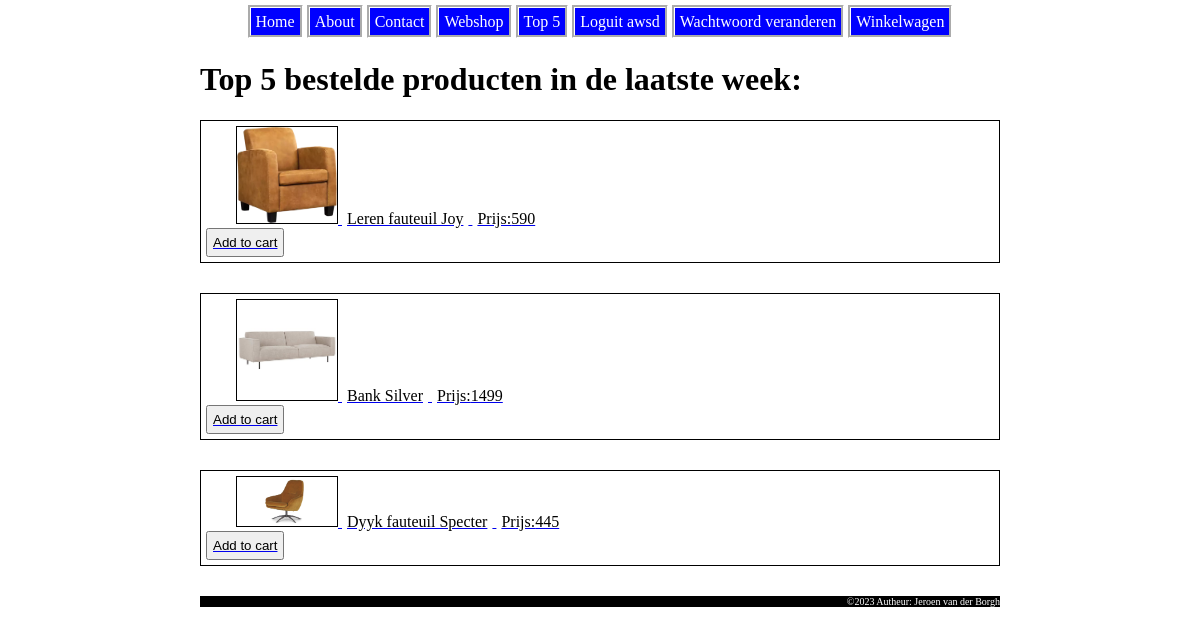
Page /index.php?page=top5 (signed in) on the committed database.
### tables this page shows
CREATE TABLE `products` (
  `id` int(11) NOT NULL,
  `name` varchar(200) NOT NULL,
  `discription` mediumtext NOT NULL,
  `price` int(11) NOT NULL,
  `image_location` varchar(50) NOT NULL
);

### index.php (called while the page is built, shortened)
<?php
include "html_build_functions.php";
include "file_repository.php";
include "session_functions.php";
include "classes.php";
$page = getRequestedPage();
$data = process_Request($page);
showResponsePage($data);
function getRequestedPage(){
    return $_GET["page"];
}
function make_menu($data) {
    $menu = array("home" => "Home", "about" => "About", "contact" => "Contact", "webshop" => "Webshop", "top5" => "Top 5");
    if (isUserLoggedIn()){
        $menu["logout"] = "Loguit " . get_current_user_name();
        $menu["change_password"] = "Wachtwoord veranderen";
        $menu["shoppingcart"] = "Winkelwagen";
    } else {
        $menu["register"] =  "Registeer";
        $menu["login"] = "Login";
    }
    $data["menu"] = $menu;
    return $data;
}
function process_Request($page){
    $page = htmlspecialchars($page);
    $data = array("page"=>$page,"errors"=>array());
    switch ($page){
        case "top5":
            $data['products'] = get_products_top5();
            break;
    }
    $data = make_menu($data);
    return $data;
}
?>

### classes.php (called while the page is built, shortened)
<?php
class Product {
    public $id;
    public $name;
    public $price;
    public $img_location;
    function __construct($id, $name, $discription,  $img_location, $price){
        $this->id = $id;
        $this->img_location = $img_location;
        $this->name = $name;
        $this->price = $price;
    }
    function get_id(){
        return $this->id;
    }
    function get_name(){
        return $this->name;
    }
    function get_price(){
        return $this->price;
    }
    function get_image_location(){
        return $this->img_location;
    }
}
?>

### file_repository.php (called while the page is built, shortened)
<?php
function connect_database(){
    $servername = "localhost";
    $username = "jeroens_webshop_user";
    $password = "p@TL!Cz7m2qes7V!";
    $database = "jeroens_webshop";
    $conn = mysqli_connect($servername, $username, $password, $database);
    return $conn;
}
function get_products($sql){
    $conn = connect_database();
    try {
        $result= mysqli_query($conn, $sql);
        $products = array();
        while ($row = mysqli_fetch_assoc($result)){
            $product = new Product($row["id"], $row["name"], $row["discription"], $row ["image_location"], $row["price"]);
            array_push($products, $product);
        }
        return  $products;
    } finally {
        disconnect_database($conn);
    }
}
function get_products_top5(){
    $sql = "SELECT p.id, p.name, p.discription, p.price, p.image_location, SUM(ol.amount) as total
    FROM products p LEFT JOIN order_line ol ON p.id = ol.product_id
    LEFT JOIN orders o ON o.id=ol.order_id
    WHERE ADDDATE(o.time, INTERVAL 1 WEEK) >= '".date("Y-m-d") ."'
    GROUP BY p.id
    ORDER BY total DESC
    LIMIT 5";
    return get_products($sql);
}
?>

### session_functions.php (called while the page is built, shortened)
<?php
function isUserLoggedIn(){
    return ($_SESSION["user_name"] != NULL);
}
function get_cart(){
    return $_SESSION["cart"];
}
?>

### top5.php (the view)
<?php
function show_top5($data){
    echo "<h1>Top 5 bestelde producten in de laatste week:</h1>";
    foreach( $data["products"] as $product){
        show_product_in_overview($product, $data);
    }
}
function show_product_in_overview($product, $data){
    echo '<a class="product_link" href="\educom-webshop-database/index.php?page=webshop&id='. $product->get_id() .'">
    <div class="product_top">
    <img src="Images/'. $product->get_image_location().'" alt="image of '. $product->get_id() .'">
    <p >'. $product->get_name() . '</p>
    <p>Prijs:'. $product->get_price().'</p>';
    if (isUserLoggedIn()){
        if (in_array($product->get_id(), get_cart())){
            cart_button($product->get_id(), "overview", "remove", $data);
        } else {
            cart_button($product->get_id(), "overview", "add", $data);
        }
    }
    echo '</div>
    </a>';
}
function show_content($data){
    show_top5($data);
}
?>

### html_build_functions.php (shortened to what this page needs)
<?php
function show_HTML_start(){
    echo '<!DOCTYPE html>
    <html lang="en">';
}
function show_HTML_end(){
    echo "</html>";
}
function show_head_section(){
    echo '<head>
    <title>Home</title>
    <link rel="stylesheet" href="CSS/stylesheet.css">
    </head>';
}
function show_body_start(){
    echo '<body class="standard_body">';
}
function show_nav_item($link, $label){
    echo '<li> <a href="\educom-webshop-database/index.php?page='. $link .'">' . $label . '</a></li>';
}
function show_nav_bar($data){
    echo '<div id="nav_bar">
    <ul>';
    foreach($data['menu'] as $link => $label) {
        show_nav_item($link, $label);
    }
    echo '</ul>
    </div>';
}
function showcontent_page($data){
    $page = $data["page"];
    if (file_exists( $page . ".php")){
        show_content($data);
    }
    else {
        echo "<h1> deze pagina bestaat niet </h1>";
    }
}
function show_footer(){
    echo '<footer  class="standard_footer">
    <p>&copy;2023 Autheur: Jeroen van der Borgh</p>
    </footer>';
}
function show_body_end(){
    echo "</body>";
}
function cart_button($id, $place, $action, $data) {
    echo '<div class="cart_button">
    <form action="\educom-webshop-database/index.php" method="post">
    <input type="hidden" name="page" value="webshop" />
    <input type="hidden" name="id_in_cart" value="'.$id.'" />
    <input type="hidden" name="place" value="'.$place.'" />
    <input type="hidden" name="action" value="'. $action .'" />';
    switch  ($action) {
        case 'add':
            $submit_value = "Add to cart";
            break;
    }
    echo'
    <input type="submit" value="'. $submit_value .'">
    </form>
    </div>
    ';
}
function show_body_section($data){
    show_body_start();
    show_nav_bar($data);
    showcontent_page($data);
    show_footer();
    show_body_end();
}
function showResponsePage($data){
    show_HTML_start();
    show_head_section();
    show_body_section($data);
    show_HTML_end();
}
?>

### CSS/stylesheet.css (style rules this page uses)
body { width: 800px; margin-left: auto; margin-right: auto; }
#nav_bar { text-align: center; }
#nav_bar ul { list-style-type: none; display: inline-table; margin: 0; padding: 0; }
#nav_bar li { float: left; padding: 5px; }
#nav_bar a { text-decoration: none; outline-style: groove; padding: 5px; background-color: blue; color: white; }
footer { background-color: black; color: white; text-align: right; font-size: 10px; }
.product_top { text-decoration: none; color: black; border: 1px solid black; margin-bottom: 30px; padding: 5px; }
.product_top img { border: 1px solid black; width: 100px; margin-left: 30px; }
.product_top p { display: inline; padding: 5px; }
.product_top form input { display: inline; padding: 5px; }

### rows in the picture
products: image_location (picture), name "Leren fauteuil Joy", price "590"
products: image_location (picture), name "Bank Silver", price "1499"
products: image_location (picture), name "Dyyk fauteuil Specter", price "445"

### other values in the picture
$label "Home"
$label "About"
$label "Contact"
$label "Webshop"
$label "Top 5"
$label "Loguit awsd"
$label "Wachtwoord veranderen"
$label "Winkelwagen"
